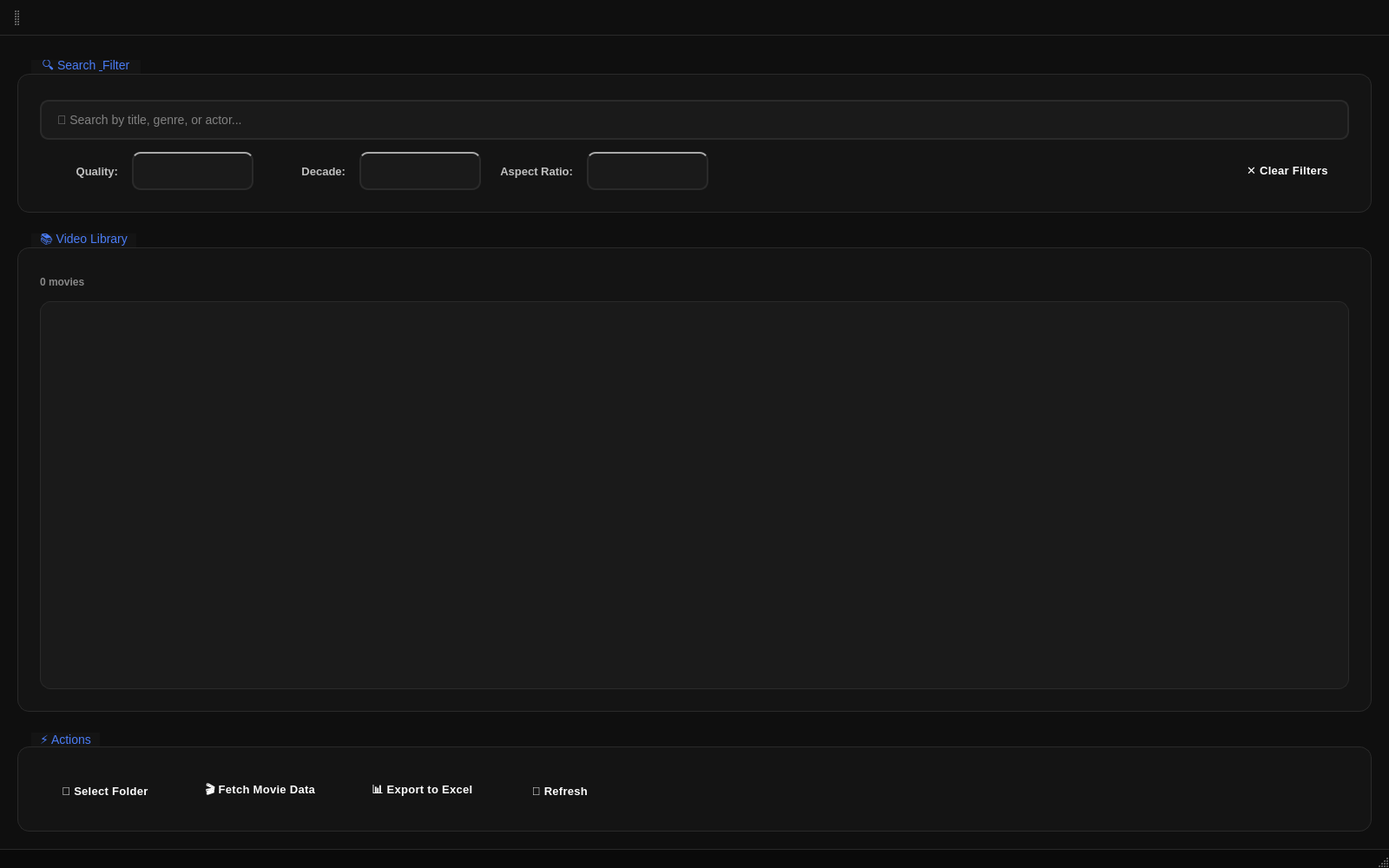
<?xml version="1.0" encoding="UTF-8"?>
<ui version="4.0">
	<class>MainWindow</class>
	<widget class="QMainWindow" name="MainWindow">
		<property name="geometry">
			<rect>
				<x>0</x>
				<y>0</y>
				<width>1600</width>
				<height>1000</height>
			</rect>
		</property>
		<property name="windowTitle">
			<string>MovieInfo - Video Library Manager</string>
		</property>
		<property name="styleSheet">
			<string notr="true">QMainWindow {
    background-color: #0f0f0f;
    font-family: "Inter", "Segoe UI", "Roboto", sans-serif;
    font-size: 14px;
    color: #e5e5e5;
}

/* --- Table Styling --- */
QTableWidget {
    background-color: #1a1a1a;
    border: 1px solid #2a2a2a;
    border-radius: 12px;
    gridline-color: transparent;
    selection-background-color: #4a7cf5;
    alternate-background-color: #161616;
    color: #e5e5e5;
    padding: 4px;
}

QTableWidget::item {
    padding: 14px 12px;
    border-bottom: 1px solid #252525;
}

QTableWidget::item:selected {
    background-color: #4a7cf5;
    color: #ffffff;
}

QTableWidget::item:hover {
    background-color: #222222;
}

/* --- Headers --- */
QHeaderView::section {
    background-color: #141414;
    color: #ffffff;
    padding: 14px 12px;
    font-weight: 600;
    font-size: 13px;
    border: none;
    border-bottom: 2px solid #4a7cf5;
    letter-spacing: 0.3px;
}

QHeaderView::section:hover {
    background-color: #1c1c1c;
}

/* --- Buttons --- */
QPushButton {
    background: qlineargradient(x1:0, y1:0, x2:0, y2:1,
                                stop:0 #4a7cf5, stop:1 #3d6ad9);
    color: white;
    border: none;
    padding: 12px 24px;
    border-radius: 10px;
    font-weight: 600;
    font-size: 13px;
    letter-spacing: 0.3px;
}

QPushButton:hover {
    background: qlineargradient(x1:0, y1:0, x2:0, y2:1,
                                stop:0 #5a8cff, stop:1 #4a7cf5);
}

QPushButton:pressed {
    background: qlineargradient(x1:0, y1:0, x2:0, y2:1,
                                stop:0 #3d6ad9, stop:1 #2d5ac9);
    padding: 13px 23px 11px 25px;
}

QPushButton:disabled {
    background: #2a2a2a;
    color: #666666;
}

/* --- LineEdit (Search Bar) --- */
QLineEdit {
    padding: 12px 16px;
    border: 2px solid #2a2a2a;
    border-radius: 10px;
    font-size: 14px;
    background-color: #1a1a1a;
    color: #e5e5e5;
    selection-background-color: #4a7cf5;
}

QLineEdit:focus {
    border-color: #4a7cf5;
    background-color: #1f1f1f;
}

QLineEdit::placeholder {
    color: #666666;
    font-style: normal;
}

/* --- ComboBox --- */
QComboBox {
    padding: 10px 14px;
    border: 2px solid #2a2a2a;
    border-radius: 10px;
    background-color: #1a1a1a;
    font-size: 13px;
    color: #e5e5e5;
    min-height: 20px;
}

QComboBox:hover {
    border-color: #3a3a3a;
    background-color: #1f1f1f;
}

QComboBox:focus {
    border-color: #4a7cf5;
}

QComboBox::drop-down {
    border: none;
    width: 30px;
    padding-right: 8px;
}

QComboBox::down-arrow {
    image: none;
    border-left: 5px solid transparent;
    border-right: 5px solid transparent;
    border-top: 6px solid #888888;
    margin-right: 6px;
}

QComboBox:hover::down-arrow {
    border-top-color: #aaaaaa;
}

QComboBox QAbstractItemView {
    background-color: #1a1a1a;
    border: 2px solid #4a7cf5;
    border-radius: 8px;
    color: #e5e5e5;
    selection-background-color: #4a7cf5;
    outline: none;
    padding: 4px;
}

QComboBox QAbstractItemView::item {
    padding: 8px 12px;
    border-radius: 6px;
    margin: 2px;
}

QComboBox QAbstractItemView::item:hover {
    background-color: #2a2a2a;
}

/* --- GroupBox --- */
QGroupBox {
    border: 1px solid #2a2a2a;
    margin-top: 24px;
    padding: 20px 16px 16px 16px;
    background-color: #141414;
    border-radius: 14px;
    font-size: 14px;
    color: #e5e5e5;
}

QGroupBox::title {
    subcontrol-origin: margin;
    left: 16px;
    top: 8px;
    padding: 0 8px;
    font-weight: 700;
    font-size: 15px;
    color: #4a7cf5;
    letter-spacing: 0.5px;
    background-color: #141414;
}

/* --- Labels --- */
QLabel {
    color: #c0c0c0;
    font-size: 13px;
    font-weight: 500;
}

/* --- Status Bar --- */
QStatusBar {
    background-color: #0a0a0a;
    border-top: 1px solid #2a2a2a;
    color: #888888;
    font-size: 12px;
    padding: 6px 12px;
}

QStatusBar::item {
    border: none;
}

/* --- Toolbar --- */
QToolBar {
    background: qlineargradient(x1:0, y1:0, x2:0, y2:1,
                                stop:0 #141414, stop:1 #0f0f0f);
    border-bottom: 1px solid #2a2a2a;
    spacing: 8px;
    padding: 8px 16px;
}

QToolBar QToolButton {
    background-color: transparent;
    border: 1px solid transparent;
    border-radius: 8px;
    padding: 8px 14px;
    margin: 2px;
    color: #e5e5e5;
    font-size: 13px;
    font-weight: 500;
}

QToolBar QToolButton:hover {
    background-color: #4a7cf5;
    border-color: #4a7cf5;
}

QToolBar QToolButton:pressed {
    background-color: #3d6ad9;
}

/* --- Scrollbars --- */
QScrollBar:vertical {
    background-color: #0f0f0f;
    width: 14px;
    border-radius: 7px;
    margin: 2px;
}

QScrollBar::handle:vertical {
    background-color: #3a3a3a;
    border-radius: 7px;
    min-height: 30px;
}

QScrollBar::handle:vertical:hover {
    background-color: #4a4a4a;
}

QScrollBar::handle:vertical:pressed {
    background-color: #4a7cf5;
}

QScrollBar:horizontal {
    background-color: #0f0f0f;
    height: 14px;
    border-radius: 7px;
    margin: 2px;
}

QScrollBar::handle:horizontal {
    background-color: #3a3a3a;
    border-radius: 7px;
    min-width: 30px;
}

QScrollBar::handle:horizontal:hover {
    background-color: #4a4a4a;
}

QScrollBar::handle:horizontal:pressed {
    background-color: #4a7cf5;
}

QScrollBar::add-line, QScrollBar::sub-line {
    height: 0px;
    width: 0px;
}

/* --- Tooltips --- */
QToolTip {
    background-color: #1a1a1a;
    color: #e5e5e5;
    border: 1px solid #4a7cf5;
    border-radius: 6px;
    padding: 6px 10px;
    font-size: 12px;
}
</string>
		</property>
		<widget class="QWidget" name="centralwidget">
			<layout class="QVBoxLayout" name="verticalLayout_3">
				<property name="spacing">
					<number>16</number>
				</property>
				<property name="leftMargin">
					<number>20</number>
				</property>
				<property name="topMargin">
					<number>20</number>
				</property>
				<property name="rightMargin">
					<number>20</number>
				</property>
				<property name="bottomMargin">
					<number>20</number>
				</property>
				<item>
					<widget class="QGroupBox" name="searchGroupBox">
						<property name="title">
							<string>🔍 Search &amp; Filter</string>
						</property>
						<layout class="QVBoxLayout" name="searchLayout">
							<property name="spacing">
								<number>14</number>
							</property>
							<item>
								<widget class="QLineEdit" name="searchLineEdit">
									<property name="placeholderText">
										<string>🔎 Search by title, genre, or actor...</string>
									</property>
									<property name="toolTip">
										<string>Type to filter your movie collection</string>
									</property>
								</widget>
							</item>
							<item>
								<layout class="QHBoxLayout" name="filterLayout">
									<property name="spacing">
										<number>16</number>
									</property>
									<item>
										<widget class="QLabel" name="qualityLabel">
											<property name="text">
												<string>Quality:</string>
											</property>
											<property name="alignment">
												<set>Qt::AlignRight|Qt::AlignTrailing|Qt::AlignVCenter</set>
											</property>
											<property name="minimumSize">
												<size>
													<width>90</width>
													<height>0</height>
												</size>
											</property>
										</widget>
									</item>
									<item>
										<widget class="QComboBox" name="comboBoxQuality">
											<property name="minimumSize">
												<size>
													<width>140</width>
													<height>0</height>
												</size>
											</property>
											<property name="toolTip">
												<string>Filter by video quality</string>
											</property>
										</widget>
									</item>
									<item>
										<widget class="QLabel" name="decadeLabel">
											<property name="text">
												<string>Decade:</string>
											</property>
											<property name="alignment">
												<set>Qt::AlignRight|Qt::AlignTrailing|Qt::AlignVCenter</set>
											</property>
											<property name="minimumSize">
												<size>
													<width>90</width>
													<height>0</height>
												</size>
											</property>
										</widget>
									</item>
									<item>
										<widget class="QComboBox" name="comboBoxDecade">
											<property name="minimumSize">
												<size>
													<width>140</width>
													<height>0</height>
												</size>
											</property>
											<property name="toolTip">
												<string>Filter by release decade</string>
											</property>
										</widget>
									</item>
									<item>
										<widget class="QLabel" name="aspectLabel">
											<property name="text">
												<string>Aspect Ratio:</string>
											</property>
											<property name="alignment">
												<set>Qt::AlignRight|Qt::AlignTrailing|Qt::AlignVCenter</set>
											</property>
											<property name="minimumSize">
												<size>
													<width>90</width>
													<height>0</height>
												</size>
											</property>
										</widget>
									</item>
									<item>
										<widget class="QComboBox" name="comboBoxAspectRatio">
											<property name="minimumSize">
												<size>
													<width>140</width>
													<height>0</height>
												</size>
											</property>
											<property name="toolTip">
												<string>Filter by aspect ratio</string>
											</property>
										</widget>
									</item>
									<item>
										<spacer name="horizontalSpacer">
											<property name="orientation">
												<enum>Qt::Horizontal</enum>
											</property>
											<property name="sizeHint" stdset="0">
												<size>
													<width>40</width>
													<height>20</height>
												</size>
											</property>
										</spacer>
									</item>
									<item>
										<widget class="QPushButton" name="clearFiltersButton">
											<property name="text">
												<string>✕ Clear Filters</string>
											</property>
											<property name="minimumSize">
												<size>
													<width>130</width>
													<height>0</height>
												</size>
											</property>
											<property name="toolTip">
												<string>Reset all filters</string>
											</property>
										</widget>
									</item>
								</layout>
							</item>
						</layout>
					</widget>
				</item>
				<item>
					<widget class="QGroupBox" name="tableGroupBox">
						<property name="title">
							<string>📚 Video Library</string>
						</property>
						<layout class="QVBoxLayout" name="tableLayout">
							<property name="spacing">
								<number>12</number>
							</property>
							<item>
								<layout class="QHBoxLayout" name="tableInfoLayout">
									<item>
										<widget class="QLabel" name="countLabel">
											<property name="text">
												<string>0 movies</string>
											</property>
											<property name="styleSheet">
												<string notr="true">QLabel { color: #888888; font-size: 12px; }</string>
											</property>
										</widget>
									</item>
									<item>
										<spacer name="horizontalSpacer_3">
											<property name="orientation">
												<enum>Qt::Horizontal</enum>
											</property>
											<property name="sizeHint" stdset="0">
												<size>
													<width>40</width>
													<height>20</height>
												</size>
											</property>
										</spacer>
									</item>
								</layout>
							</item>
							<item>
								<widget class="QTableWidget" name="tableWidget">
									<property name="sizeAdjustPolicy">
										<enum>QAbstractScrollArea::SizeAdjustPolicy::AdjustToContents</enum>
									</property>
									<property name="alternatingRowColors">
										<bool>true</bool>
									</property>
									<property name="selectionBehavior">
										<enum>QAbstractItemView::SelectRows</enum>
									</property>
									<property name="sortingEnabled">
										<bool>true</bool>
									</property>
									<property name="cornerButtonEnabled">
										<bool>false</bool>
									</property>
									<property name="showGrid">
										<bool>false</bool>
									</property>
								</widget>
							</item>
						</layout>
					</widget>
				</item>
				<item>
					<widget class="QGroupBox" name="actionsGroupBox">
						<property name="title">
							<string>⚡ Actions</string>
						</property>
						<layout class="QHBoxLayout" name="actionsLayout">
							<property name="spacing">
								<number>16</number>
							</property>
							<item>
								<widget class="QPushButton" name="selectFolderButton">
									<property name="text">
										<string>📁 Select Folder</string>
									</property>
									<property name="minimumSize">
										<size>
											<width>150</width>
											<height>42</height>
										</size>
									</property>
									<property name="toolTip">
										<string>Choose a folder containing video files</string>
									</property>
								</widget>
							</item>
							<item>
								<widget class="QPushButton" name="fetchButton">
									<property name="text">
										<string>🎬 Fetch Movie Data</string>
									</property>
									<property name="minimumSize">
										<size>
											<width>170</width>
											<height>42</height>
										</size>
									</property>
									<property name="toolTip">
										<string>Download movie information from online databases</string>
									</property>
								</widget>
							</item>
							<item>
								<widget class="QPushButton" name="exportButton">
									<property name="text">
										<string>📊 Export to Excel</string>
									</property>
									<property name="minimumSize">
										<size>
											<width>150</width>
											<height>42</height>
										</size>
									</property>
									<property name="toolTip">
										<string>Export library data to Excel spreadsheet</string>
									</property>
								</widget>
							</item>
							<item>
								<widget class="QPushButton" name="refreshButton">
									<property name="text">
										<string>🔄 Refresh</string>
									</property>
									<property name="minimumSize">
										<size>
											<width>120</width>
											<height>42</height>
										</size>
									</property>
									<property name="toolTip">
										<string>Reload the movie library</string>
									</property>
								</widget>
							</item>
							<item>
								<spacer name="horizontalSpacer_2">
									<property name="orientation">
										<enum>Qt::Horizontal</enum>
									</property>
									<property name="sizeHint" stdset="0">
										<size>
											<width>40</width>
											<height>20</height>
										</size>
									</property>
								</spacer>
							</item>
						</layout>
					</widget>
				</item>
			</layout>
		</widget>
		<widget class="QStatusBar" name="statusbar">
			<property name="sizeGripEnabled">
				<bool>true</bool>
			</property>
		</widget>
		<widget class="QToolBar" name="toolBar">
			<property name="windowTitle">
				<string>Main Toolbar</string>
			</property>
			<property name="toolButtonStyle">
				<enum>Qt::ToolButtonTextBesideIcon</enum>
			</property>
			<property name="iconSize">
				<size>
					<width>20</width>
					<height>20</height>
				</size>
			</property>
			<attribute name="toolBarArea">
				<enum>TopToolBarArea</enum>
			</attribute>
			<attribute name="toolBarBreak">
				<bool>false</bool>
			</attribute>
		</widget>
	</widget>
	<resources/>
	<connections/>
</ui>
